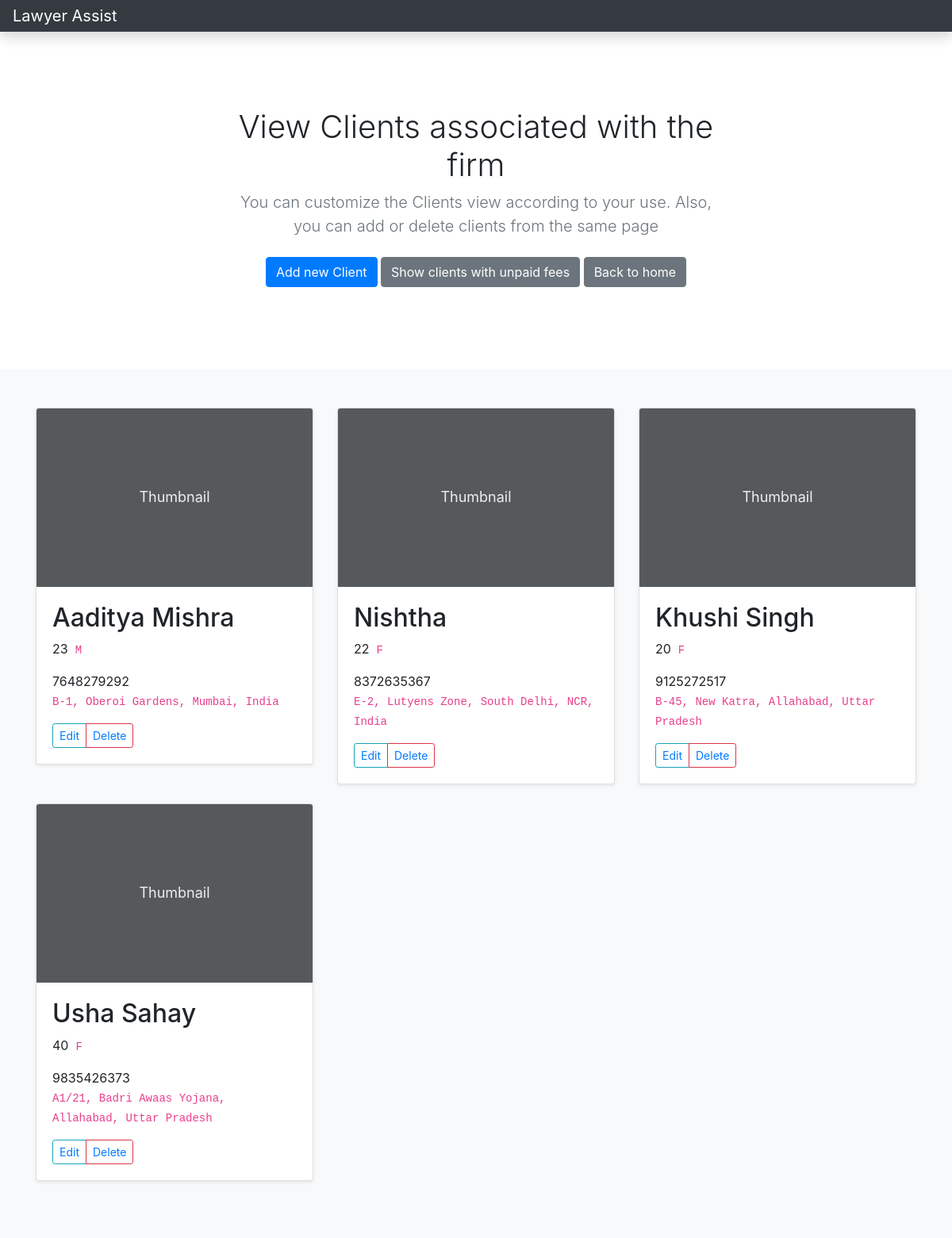
Screenshot of /album/client.php with the database file from the repository.
### tables this page shows
CREATE TABLE `client` (
  `clientid` int(4) NOT NULL AUTO_INCREMENT,
  `clientname` varchar(55) NOT NULL,
  `clientcontact` bigint(12) NOT NULL,
  `clientaddress` varchar(55) NOT NULL,
  `clientage` int(3) NOT NULL,
  `clientgender` varchar(2) NOT NULL,
  PRIMARY KEY (`clientid`)
);

### album/client.php (the view, shortened to what this page needs)
<!doctype html>
<html lang="en">
  <head>
<link href="../assets/dist/css/bootstrap.min.css" rel="stylesheet">
    <link href="album.css" rel="stylesheet">
  </head>
  <body>
  <nav class="navbar navbar-dark sticky-top bg-dark flex-md-nowrap p-0 shadow">
  <a class="navbar-brand col-md-3 col-lg-2 mr-0 px-3" href="#">Lawyer Assist</a>
</nav>
<main role="main">
  <section class="jumbotron text-center">
    <div class="container">
      <h1>View Clients associated with the firm</h1>
      <p class="lead text-muted">You can customize the Clients view according to your use. Also, you can add or delete clients from the same page</p>
      <p>
        <a href="#" class="btn btn-primary my-2" data-toggle="modal" data-target="#addModal">Add new Client</a>
        <a href="currentclient.php" class="btn btn-secondary my-2">Show clients with unpaid fees</a>
        <a href="../dashboard/index.php" class="btn btn-secondary my-2">Back to home</a>
      </p>
    </div>
  </section>
  <div class="album py-5 bg-light">
    <div class="container">
      <div class="row">
      <?php
      $servername = "localhost:8889";
      $username = "root";
      $password = "vashuhero1";
      $dbname = "lawyer";
      $conn = new mysqli($servername, $username, $password, $dbname);
      $sql = "SELECT * FROM client";
      $result = $conn->query($sql);
      if ($result->num_rows > 0) {
        while($row = $result->fetch_assoc()) {
            $clientid=$row['clientid'];
       echo '<div class="col-md-4">
          <div class="card mb-4 shadow-sm">
            <svg class="bd-placeholder-img card-img-top" width="100%" height="225" xmlns="http://www.w3.org/2000/svg" preserveAspectRatio="xMidYMid slice" focusable="false" role="img" aria-label="Placeholder: Thumbnail"><title>Placeholder</title><rect width="100%" height="100%" fill="#55595c"/><text x="50%" y="50%" fill="#eceeef" dy=".3em">Thumbnail</text></svg>
            <div class="card-body">
            <h2>'.$row['clientname'].'</h2>
            <p class="card-text">'.$row['clientage'].'&nbsp;&nbsp;<code>'.$row['clientgender'].'</code></p>
              <p class="card-text">'.$row['clientcontact'].'</br><code>'.$row['clientaddress'].'</code></p>
              <div class="d-flex justify-content-between align-items-center">
                <div class="btn-group">
                  <button type="button" class="btn btn-sm btn-outline-info"><a  href="../sign-in/updateclient.php?clientid='.$clientid.'">Edit</a></button>
                  <button type="button"   class="btn btn-sm btn-outline-danger"><a href="deleteclient.php?clientid='.$clientid.'">Delete</a></button>
                </div>
              </div>
            </div>
          </div>
        </div>';
        }}
        else{
          echo "0 records found";
        }
        ?>
      </div>
    </div>
  </div>
</main>
</html>

### album/album.css (style rules this page uses)
.jumbotron { padding-top: 3rem; padding-bottom: 3rem; margin-bottom: 0; background-color: #fff; }
@media (min-width: 768px) { .jumbotron { padding-top: 6rem; padding-bottom: 6rem; } }
.jumbotron p:last-child { margin-bottom: 0; }
.jumbotron h1 { font-weight: 300; }
.jumbotron .container { max-width: 40rem; }

### album/client.php (style rules this page uses)
.bd-placeholder-img { font-size: 1.125rem; text-anchor: middle; -webkit-user-select: none; -moz-user-select: none; -ms-user-select: none; user-select: none; }

### rows the page displays
client: clientname "Aaditya Mishra", clientage "23", clientgender "M", clientcontact "7648279292", clientaddress "B-1, Oberoi Gardens, Mumbai, India"
client: clientname "Nishtha", clientage "22", clientgender "F", clientcontact "8372635367", clientaddress "E-2, Lutyens Zone, South Delhi, NCR, India"
client: clientname "Khushi Singh", clientage "20", clientgender "F", clientcontact "9125272517", clientaddress "B-45, New Katra, Allahabad, Uttar Pradesh"
client: clientname "Usha Sahay", clientage "40", clientgender "F", clientcontact "9835426373", clientaddress "A1/21, Badri Awaas Yojana, Allahabad, Uttar Pradesh"
